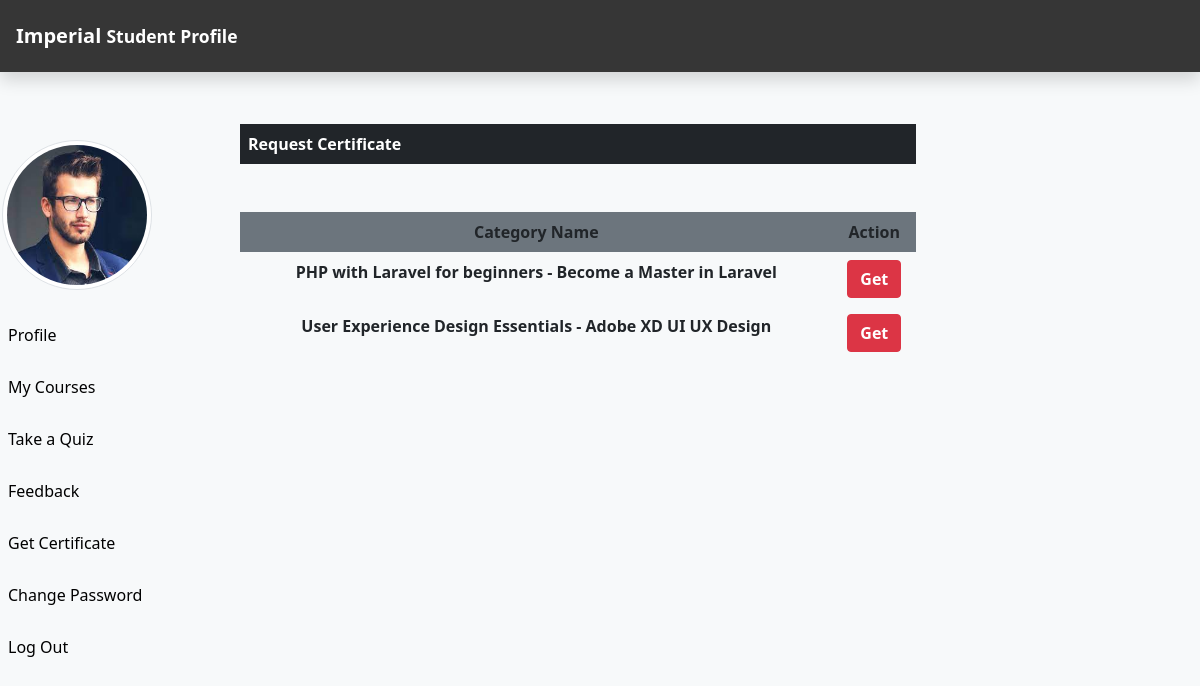
The app's page /Users/Certificate.php (signed in) with its own data.
### tables this page shows
CREATE TABLE `students` (
  `stu_id` int(11) NOT NULL,
  `stu_name` varchar(255) NOT NULL,
  `stu_email` varchar(255) NOT NULL,
  `stu_pass` varchar(255) NOT NULL,
  `stu_occ` varchar(255) NOT NULL,
  `stu_img` text NOT NULL
);

CREATE TABLE `exam_category` (
  `id` int(11) NOT NULL,
  `exam_name` varchar(255) NOT NULL,
  `exam_time` varchar(255) NOT NULL
);

### Users/Certificate.php (the view, shortened to what this page needs)
<?php
include_once("ProfileHeader.php");
include_once("../DB_Files/db.php");
?>
<div class="col-sm-7 mt-4 ms-5">
    <p class="bg-dark text-white p-2 fw-bolder">Request Certificate</p>
    <?php
    $sql = "SELECT * FROM exam_category";
    $result = $conn->query($sql);
    if ($result->num_rows > 0) {
    ?>
        <table class="table table-borderless text-center text-dark fw-bolder mt-5">
            <thead class="bg-secondary">
                <tr>
                    <th scope="col">Category Name</th>
                    <th scope="col">Action</th>
                </tr>
            </thead>
            <tbody>
                <?php while ($row = $result->fetch_assoc()) {
                    echo '<tr>';
                    echo '<td>' . $row['exam_name'] . '</td>';
                    echo '<td>';
                    echo '
                <form action="getCertificate.php?exam_name='.$row['exam_name'].'" method="POST" class="d-inline">
                <input type="hidden" name="exam_name" value='.$row['exam_name'].'>
                <button type="submit" class="btn btn-danger mr-3 fw-bold" name="view" value="View">Get</button>
                </form>
                </td>
            </tr>';
                } ?>
            </tbody>
        </table>
    <?php } else {
        echo "<p class='text-dark p-2 fw-bolder'>Exam Not Found. </p> ";
    } ?>
</div>

### Users/ProfileHeader.php (shortened to what this page needs)
<?php
include_once("../DB_Files/db.php");
$stu_email=$_SESSION['stu_email'];
if (isset($stu_email)) {
    $sql = "SELECT stu_img FROM students WHERE stu_email='$stu_email'";
    $result = $conn->query($sql);
    $row = $result->fetch_assoc();
    $stu_img = $row['stu_img'];
}
?>
<!DOCTYPE html>
<html lang="en">
<head>
    <link rel="stylesheet" href="CSS/profileHeader.css">
    <link rel="stylesheet" href="../bootstrap/css/bootstrap.min.css">
    <link rel="stylesheet" href="https://unicons.iconscout.com/release/v2.1.6/css/unicons.css">
</head>
<body>
    <nav class="navbar navbar-dark fixed-top flex-md-nowrap p-3 shadow" style="background-color: #363636;">
        <a href="../index.php" class="navbar-brand col-sm-3 col-md-2 mr-0">Imperial <small>Student Profile</small> </a>
    </nav>
    <div class="container-fluid mb-5" style="margin-top: 100px;">
        <div class="row">
            <nav class="col-sm-3 col-md-2 sidebar py-5d-print-none" style="padding-top:40px; margin-left:-20px;">
                <div class="sidebar-sticky">
                    <ul class="nav flex-column">
                        <li class="nav-item mb-3">
                            <img src="<?php echo $stu_img ?>" alt="" class="img-thumbnail rounded-circle" style="margin-left: 10px; height:150px;
                            width:150px;" >
                        </li>
                        <li class="nav-item">
                            <a href="Profile.php" class="nav-link">
                                Profile
                            </a>
                        </li>
                        <li class="nav-item">
                            <a href="MyCourse.php" class="nav-link">
                                My Courses
                            </a>
                        </li>
                        <li class="nav-item">
                            <a href="EnrollQuiz.php" class="nav-link">
                                Take a Quiz
                            </a>
                        </li>
                        <li class="nav-item">
                            <a href="Feedback.php" class="nav-link">
                                Feedback
                            </a>
                        </li>
                        <li class="nav-item">
                            <a href="getCertificate.php" class="nav-link">
                                Get Certificate
                            </a>
                        </li>
                        <li class="nav-item">
                            <a href="ChangePass.php" class="nav-link">
                                Change Password
                            </a>
                        </li>
                        <li class="nav-item">
                            <a href="Logout.php" class="nav-link">
                                Log Out
                            </a>
                        </li>
                    </ul>
                </div>
            </nav>

### Users/CSS/profileHeader.css (style rules this page uses)
.navbar-brand { font-size: 2rem; font-weight: bold; color: #ffffff; }
body { font-family: 'IBM Plex Sans Arabic', sans-serif; }
small { font-size: 1.2rem; }
p { color: black; }

### Users/ProfileHeader.php (style rules this page uses)
body { background: #f7f9fa; color: rgb(255, 255, 255); }
.nav-link { transition: all 400ms ease; color: black; }

### records on screen
students: stu_img (picture)
exam_category: exam_name "PHP with Laravel for beginners - Become a Master in Laravel"
exam_category: exam_name "User Experience Design Essentials - Adobe XD UI UX Design"
